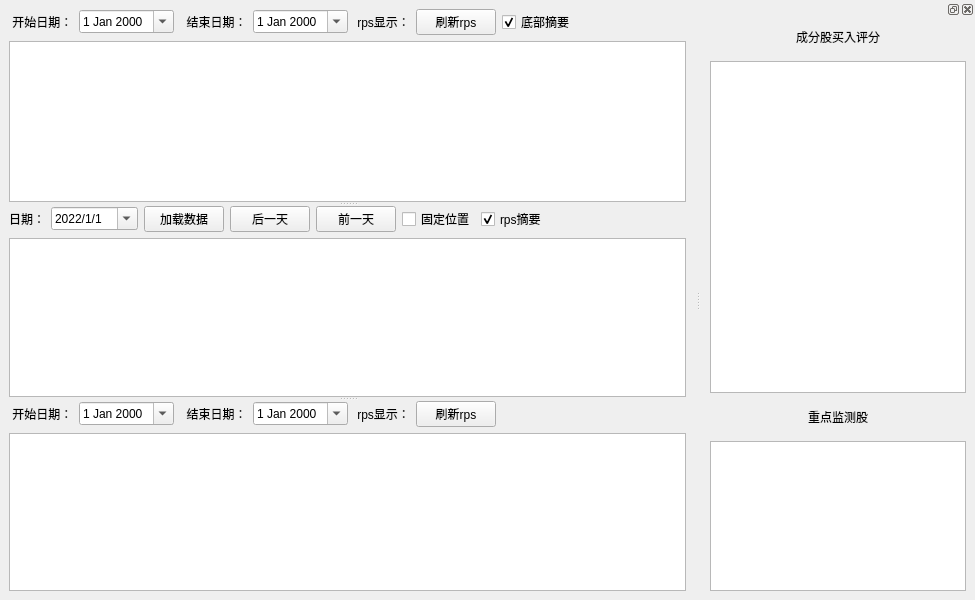
<?xml version="1.0" encoding="UTF-8"?>
<ui version="4.0">
 <class>MainWindow</class>
 <widget class="QMainWindow" name="MainWindow">
  <property name="geometry">
   <rect>
    <x>0</x>
    <y>0</y>
    <width>975</width>
    <height>600</height>
   </rect>
  </property>
  <property name="windowTitle">
   <string>MainWindow</string>
  </property>
  <widget class="QWidget" name="centralwidget">
   <layout class="QVBoxLayout" name="verticalLayout_8">
    <item>
     <widget class="QSplitter" name="splitter_main">
      <property name="orientation">
       <enum>Qt::Vertical</enum>
      </property>
      <widget class="QWidget" name="layoutWidget">
       <layout class="QVBoxLayout" name="verticalLayout_3">
        <item>
         <layout class="QHBoxLayout" name="horizontalLayout">
          <item>
           <widget class="QLabel" name="label">
            <property name="text">
             <string> 开始日期：</string>
            </property>
           </widget>
          </item>
          <item>
           <widget class="QDateEdit" name="dte_start">
            <property name="calendarPopup">
             <bool>true</bool>
            </property>
           </widget>
          </item>
          <item>
           <widget class="QLabel" name="label_2">
            <property name="text">
             <string>  结束日期：</string>
            </property>
           </widget>
          </item>
          <item>
           <widget class="QDateEdit" name="dte_end">
            <property name="calendarPopup">
             <bool>true</bool>
            </property>
           </widget>
          </item>
          <item>
           <widget class="QLabel" name="label_3">
            <property name="text">
             <string> rps显示：</string>
            </property>
           </widget>
          </item>
          <item>
           <layout class="QHBoxLayout" name="layout_rps">
            <property name="spacing">
             <number>7</number>
            </property>
            <property name="sizeConstraint">
             <enum>QLayout::SetFixedSize</enum>
            </property>
            <property name="leftMargin">
             <number>0</number>
            </property>
           </layout>
          </item>
          <item>
           <widget class="QPushButton" name="pb_refresh_rps">
            <property name="text">
             <string> 刷新rps </string>
            </property>
           </widget>
          </item>
          <item>
           <widget class="QCheckBox" name="cb_show_bottom">
            <property name="text">
             <string>底部摘要</string>
            </property>
            <property name="checked">
             <bool>true</bool>
            </property>
           </widget>
          </item>
          <item>
           <spacer name="horizontalSpacer">
            <property name="orientation">
             <enum>Qt::Horizontal</enum>
            </property>
            <property name="sizeHint" stdset="0">
             <size>
              <width>40</width>
              <height>20</height>
             </size>
            </property>
           </spacer>
          </item>
         </layout>
        </item>
        <item>
         <widget class="QGraphicsView" name="graphicsView">
          <property name="sizePolicy">
           <sizepolicy hsizetype="Expanding" vsizetype="Expanding">
            <horstretch>0</horstretch>
            <verstretch>0</verstretch>
           </sizepolicy>
          </property>
         </widget>
        </item>
       </layout>
      </widget>
      <widget class="QSplitter" name="splitter_bottom">
       <property name="enabled">
        <bool>true</bool>
       </property>
       <property name="orientation">
        <enum>Qt::Vertical</enum>
       </property>
       <widget class="QWidget" name="layoutWidget_2">
        <layout class="QVBoxLayout" name="verticalLayout">
         <item>
          <layout class="QHBoxLayout" name="horizontalLayout_3">
           <item>
            <widget class="QLabel" name="label_9">
             <property name="text">
              <string>日期：</string>
             </property>
            </widget>
           </item>
           <item>
            <widget class="QDateTimeEdit" name="dte_block_date">
             <property name="dateTime">
              <datetime>
               <hour>0</hour>
               <minute>0</minute>
               <second>0</second>
               <year>2022</year>
               <month>1</month>
               <day>1</day>
              </datetime>
             </property>
             <property name="date">
              <date>
               <year>2022</year>
               <month>1</month>
               <day>1</day>
              </date>
             </property>
             <property name="displayFormat">
              <string>yyyy/M/d</string>
             </property>
             <property name="calendarPopup">
              <bool>true</bool>
             </property>
            </widget>
           </item>
           <item>
            <widget class="QPushButton" name="pb_load">
             <property name="text">
              <string> 加载数据 </string>
             </property>
            </widget>
           </item>
           <item>
            <widget class="QPushButton" name="pb_add">
             <property name="sizePolicy">
              <sizepolicy hsizetype="Fixed" vsizetype="Fixed">
               <horstretch>0</horstretch>
               <verstretch>0</verstretch>
              </sizepolicy>
             </property>
             <property name="text">
              <string> 后一天 </string>
             </property>
            </widget>
           </item>
           <item>
            <widget class="QPushButton" name="pb_sub">
             <property name="sizePolicy">
              <sizepolicy hsizetype="Fixed" vsizetype="Fixed">
               <horstretch>0</horstretch>
               <verstretch>0</verstretch>
              </sizepolicy>
             </property>
             <property name="text">
              <string> 前一天 </string>
             </property>
            </widget>
           </item>
           <item>
            <widget class="QCheckBox" name="cb_block_sort">
             <property name="text">
              <string>固定位置</string>
             </property>
             <property name="checked">
              <bool>false</bool>
             </property>
             <property name="tristate">
              <bool>false</bool>
             </property>
            </widget>
           </item>
           <item>
            <widget class="QCheckBox" name="cb_show_rps">
             <property name="text">
              <string>rps摘要</string>
             </property>
             <property name="checked">
              <bool>true</bool>
             </property>
            </widget>
           </item>
           <item>
            <spacer name="horizontalSpacer_3">
             <property name="orientation">
              <enum>Qt::Horizontal</enum>
             </property>
             <property name="sizeHint" stdset="0">
              <size>
               <width>40</width>
               <height>20</height>
              </size>
             </property>
            </spacer>
           </item>
          </layout>
         </item>
         <item>
          <widget class="QTableView" name="table_view_bottom">
           <property name="verticalScrollMode">
            <enum>QAbstractItemView::ScrollPerPixel</enum>
           </property>
           <property name="gridStyle">
            <enum>Qt::DotLine</enum>
           </property>
           <property name="sortingEnabled">
            <bool>true</bool>
           </property>
           <attribute name="horizontalHeaderStretchLastSection">
            <bool>false</bool>
           </attribute>
           <attribute name="verticalHeaderStretchLastSection">
            <bool>false</bool>
           </attribute>
          </widget>
         </item>
        </layout>
       </widget>
       <widget class="QWidget" name="widget_layout_rps" native="true">
        <layout class="QVBoxLayout" name="_2">
         <item>
          <layout class="QHBoxLayout" name="horizontalLayout_2">
           <item>
            <widget class="QLabel" name="label_4">
             <property name="text">
              <string> 开始日期：</string>
             </property>
            </widget>
           </item>
           <item>
            <widget class="QDateEdit" name="dte_stock_start">
             <property name="calendarPopup">
              <bool>true</bool>
             </property>
            </widget>
           </item>
           <item>
            <widget class="QLabel" name="label_5">
             <property name="text">
              <string>  结束日期：</string>
             </property>
            </widget>
           </item>
           <item>
            <widget class="QDateEdit" name="dte_stock_end">
             <property name="calendarPopup">
              <bool>true</bool>
             </property>
            </widget>
           </item>
           <item>
            <widget class="QLabel" name="label_8">
             <property name="text">
              <string> rps显示：</string>
             </property>
            </widget>
           </item>
           <item>
            <layout class="QHBoxLayout" name="layout_stock_rps">
             <property name="spacing">
              <number>7</number>
             </property>
             <property name="sizeConstraint">
              <enum>QLayout::SetFixedSize</enum>
             </property>
             <property name="leftMargin">
              <number>0</number>
             </property>
            </layout>
           </item>
           <item>
            <widget class="QPushButton" name="pb_stock_refresh_rps">
             <property name="text">
              <string> 刷新rps </string>
             </property>
            </widget>
           </item>
           <item>
            <spacer name="horizontalSpacer_2">
             <property name="orientation">
              <enum>Qt::Horizontal</enum>
             </property>
             <property name="sizeHint" stdset="0">
              <size>
               <width>40</width>
               <height>20</height>
              </size>
             </property>
            </spacer>
           </item>
          </layout>
         </item>
         <item>
          <widget class="QGraphicsView" name="stock_graphics_view">
           <property name="sizePolicy">
            <sizepolicy hsizetype="Expanding" vsizetype="Expanding">
             <horstretch>0</horstretch>
             <verstretch>0</verstretch>
            </sizepolicy>
           </property>
          </widget>
         </item>
        </layout>
       </widget>
      </widget>
     </widget>
    </item>
   </layout>
  </widget>
  <widget class="QDockWidget" name="dockWidget">
   <attribute name="dockWidgetArea">
    <number>2</number>
   </attribute>
   <widget class="QWidget" name="dockWidgetContents">
    <layout class="QVBoxLayout" name="verticalLayout_2">
     <item>
      <layout class="QVBoxLayout" name="verticalLayout_5" stretch="2,1">
       <property name="spacing">
        <number>15</number>
       </property>
       <item>
        <layout class="QVBoxLayout" name="verticalLayout_6">
         <item>
          <widget class="QLabel" name="label_6">
           <property name="text">
            <string>成分股买入评分</string>
           </property>
           <property name="alignment">
            <set>Qt::AlignCenter</set>
           </property>
           <property name="wordWrap">
            <bool>false</bool>
           </property>
          </widget>
         </item>
         <item>
          <widget class="QTableView" name="tv_all_stock">
           <property name="sortingEnabled">
            <bool>true</bool>
           </property>
          </widget>
         </item>
        </layout>
       </item>
       <item>
        <layout class="QVBoxLayout" name="verticalLayout_7">
         <item>
          <widget class="QLabel" name="label_7">
           <property name="text">
            <string>重点监测股</string>
           </property>
           <property name="alignment">
            <set>Qt::AlignCenter</set>
           </property>
          </widget>
         </item>
         <item>
          <widget class="QTableView" name="tv_my_stock"/>
         </item>
        </layout>
       </item>
      </layout>
     </item>
    </layout>
   </widget>
  </widget>
 </widget>
 <resources/>
 <connections/>
</ui>
